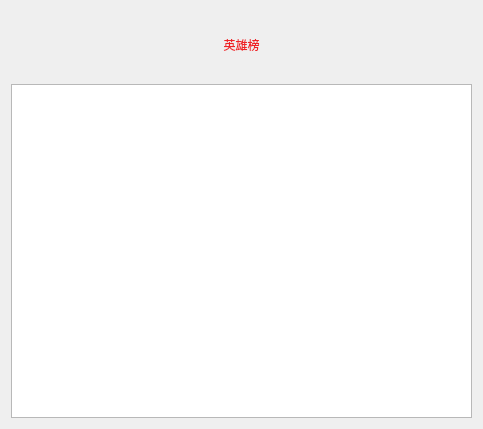
<?xml version="1.0" encoding="UTF-8"?>
<ui version="4.0">
 <class>Ranking</class>
 <widget class="QWidget" name="Ranking">
  <property name="geometry">
   <rect>
    <x>0</x>
    <y>0</y>
    <width>483</width>
    <height>429</height>
   </rect>
  </property>
  <property name="windowTitle">
   <string>Form</string>
  </property>
  <layout class="QVBoxLayout" name="verticalLayout" stretch="2,10">
   <item>
    <widget class="QLabel" name="label">
     <property name="styleSheet">
      <string notr="true">font: 35pt &quot;Staccato222 BT&quot;;
color: rgb(239, 34, 38);</string>
     </property>
     <property name="text">
      <string>英雄榜</string>
     </property>
     <property name="alignment">
      <set>Qt::AlignCenter</set>
     </property>
    </widget>
   </item>
   <item>
    <widget class="QTableView" name="tableView">
     <property name="styleSheet">
      <string notr="true">font: 14pt &quot;Staccato222 BT&quot;;</string>
     </property>
    </widget>
   </item>
  </layout>
 </widget>
 <resources/>
 <connections/>
</ui>
